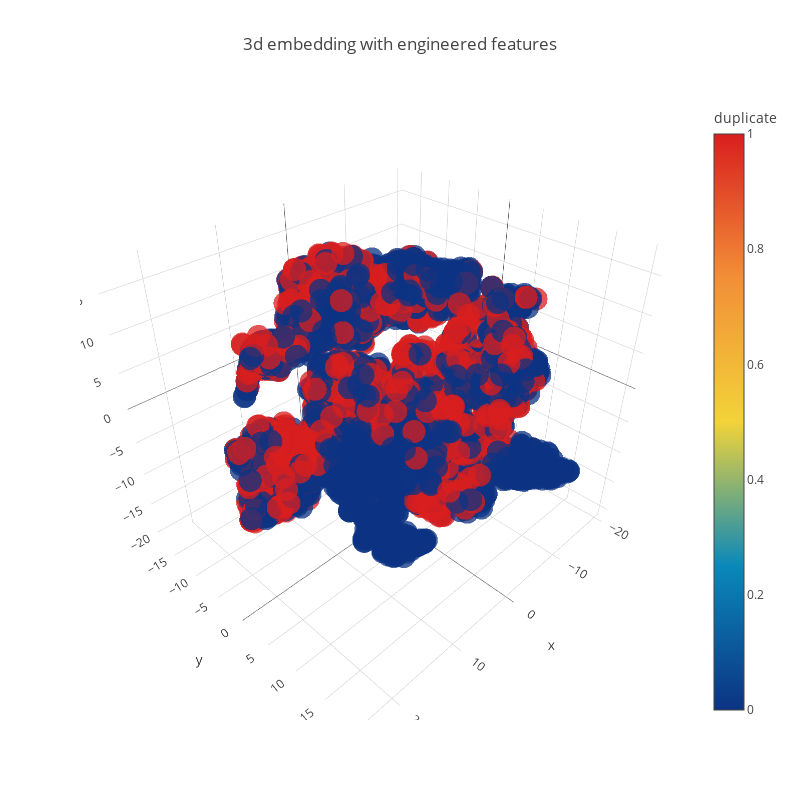

This figure's notebook cell:
### Code cell
trace1 = go.Scatter3d(
    x=tsne3d[:,0],
    y=tsne3d[:,1],
    z=tsne3d[:,2],
    mode='markers',
    marker=dict(
        sizemode='diameter',
        color = y,
        colorscale = 'Portland',
        colorbar = dict(title = 'duplicate'),
        line=dict(color='rgb(255, 255, 255)'),
        opacity=0.75
    )
)

data=[trace1]
layout=dict(height=800, width=800, title='3d embedding with engineered features')
fig=dict(data=data, layout=layout)
py.iplot(fig, filename='3DBubble')

### Figure 1 — Plotly figure (JSON) as saved in the notebook; plotly's stock layout.template omitted (floating-point values rounded to 4 significant figures; data arrays with more than 128 entries replaced by an {"elided": "..."} marker saying what was removed)
{"data": [{"marker": {"color": {"elided": "5000 int values"}, "colorbar": {"title": {"text": "duplicate"}}, "colorscale": "Portland", "line": {"color": "rgb(255, 255, 255)"}, "opacity": 0.75, "sizemode": "diameter"}, "mode": "markers", "type": "scatter3d", "uid": "effabab8-ac8b-43b6-8517-180aa041322f", "x": {"elided": "5000 float values"}, "y": {"elided": "5000 float values"}, "z": {"elided": "5000 float values"}}], "layout": {"height": 800, "title": {"text": "3d embedding with engineered features"}, "width": 800}}
